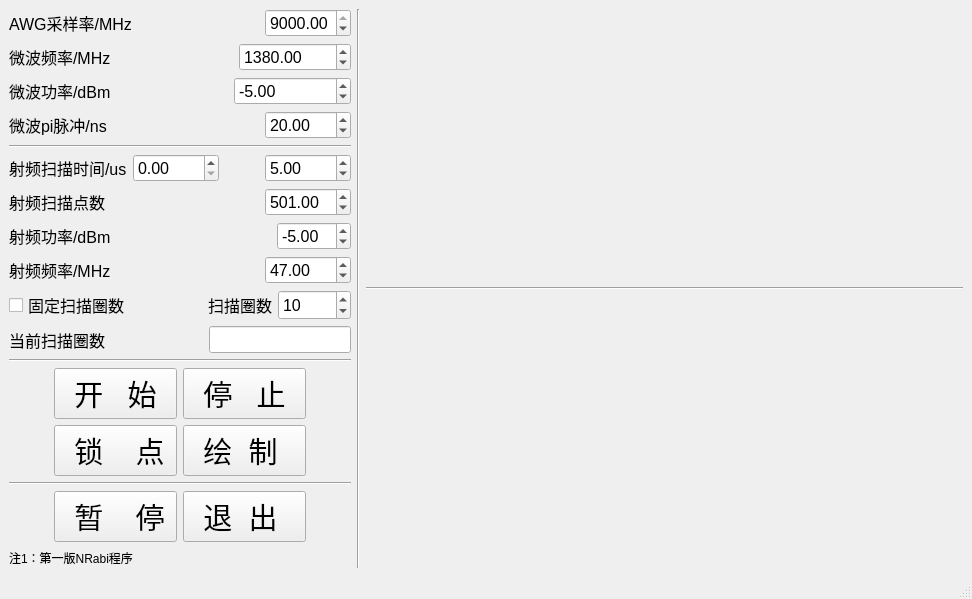
<?xml version="1.0" encoding="UTF-8"?>
<ui version="4.0">
 <class>MainWindow</class>
 <widget class="QMainWindow" name="MainWindow">
  <property name="geometry">
   <rect>
    <x>0</x>
    <y>0</y>
    <width>972</width>
    <height>599</height>
   </rect>
  </property>
  <property name="windowTitle">
   <string>ODMR-AWG-Task-mode-test1</string>
  </property>
  <widget class="QWidget" name="centralwidget">
   <layout class="QHBoxLayout" name="horizontalLayout_10">
    <item>
     <layout class="QHBoxLayout" name="horizontalLayout_9" stretch="0,1,5">
      <item>
       <layout class="QVBoxLayout" name="verticalLayout_2" stretch="2,2,2,2,2,2,2,2,0,2,2,2,2,2,2,2,1,1,1">
        <item>
         <layout class="QHBoxLayout" name="horizontalLayout_15">
          <item>
           <widget class="QLabel" name="label_11">
            <property name="font">
             <font>
              <family>Arial</family>
              <pointsize>12</pointsize>
             </font>
            </property>
            <property name="text">
             <string>AWG采样率/MHz</string>
            </property>
           </widget>
          </item>
          <item>
           <spacer name="horizontalSpacer_16">
            <property name="orientation">
             <enum>Qt::Horizontal</enum>
            </property>
            <property name="sizeHint" stdset="0">
             <size>
              <width>40</width>
              <height>20</height>
             </size>
            </property>
           </spacer>
          </item>
          <item>
           <widget class="QDoubleSpinBox" name="doubleSpinBox_9">
            <property name="sizePolicy">
             <sizepolicy hsizetype="Minimum" vsizetype="Minimum">
              <horstretch>0</horstretch>
              <verstretch>0</verstretch>
             </sizepolicy>
            </property>
            <property name="font">
             <font>
              <family>Arial</family>
              <pointsize>12</pointsize>
             </font>
            </property>
            <property name="maximum">
             <double>9000.000000000000000</double>
            </property>
            <property name="value">
             <double>9000.000000000000000</double>
            </property>
           </widget>
          </item>
         </layout>
        </item>
        <item>
         <layout class="QHBoxLayout" name="horizontalLayout_2" stretch="1,1,1">
          <item>
           <widget class="QLabel" name="label">
            <property name="font">
             <font>
              <family>Arial</family>
              <pointsize>12</pointsize>
              <weight>50</weight>
              <bold>false</bold>
             </font>
            </property>
            <property name="text">
             <string>微波频率/MHz</string>
            </property>
           </widget>
          </item>
          <item>
           <spacer name="horizontalSpacer_7">
            <property name="orientation">
             <enum>Qt::Horizontal</enum>
            </property>
            <property name="sizeType">
             <enum>QSizePolicy::Minimum</enum>
            </property>
            <property name="sizeHint" stdset="0">
             <size>
              <width>40</width>
              <height>20</height>
             </size>
            </property>
           </spacer>
          </item>
          <item>
           <widget class="QDoubleSpinBox" name="doubleSpinBox">
            <property name="sizePolicy">
             <sizepolicy hsizetype="Minimum" vsizetype="Minimum">
              <horstretch>0</horstretch>
              <verstretch>0</verstretch>
             </sizepolicy>
            </property>
            <property name="font">
             <font>
              <family>Arial</family>
              <pointsize>12</pointsize>
             </font>
            </property>
            <property name="maximum">
             <double>4000.000000000000000</double>
            </property>
            <property name="value">
             <double>1380.000000000000000</double>
            </property>
           </widget>
          </item>
         </layout>
        </item>
        <item>
         <layout class="QHBoxLayout" name="horizontalLayout_3" stretch="1,1,1">
          <item>
           <widget class="QLabel" name="label_4">
            <property name="sizePolicy">
             <sizepolicy hsizetype="Fixed" vsizetype="Minimum">
              <horstretch>0</horstretch>
              <verstretch>0</verstretch>
             </sizepolicy>
            </property>
            <property name="font">
             <font>
              <family>Arial</family>
              <pointsize>12</pointsize>
             </font>
            </property>
            <property name="text">
             <string>微波功率/dBm</string>
            </property>
           </widget>
          </item>
          <item>
           <spacer name="horizontalSpacer_10">
            <property name="orientation">
             <enum>Qt::Horizontal</enum>
            </property>
            <property name="sizeHint" stdset="0">
             <size>
              <width>40</width>
              <height>20</height>
             </size>
            </property>
           </spacer>
          </item>
          <item>
           <widget class="QDoubleSpinBox" name="doubleSpinBox_4">
            <property name="sizePolicy">
             <sizepolicy hsizetype="Minimum" vsizetype="Minimum">
              <horstretch>0</horstretch>
              <verstretch>0</verstretch>
             </sizepolicy>
            </property>
            <property name="font">
             <font>
              <family>Arial</family>
              <pointsize>12</pointsize>
             </font>
            </property>
            <property name="minimum">
             <double>-60.000000000000000</double>
            </property>
            <property name="maximum">
             <double>10.000000000000000</double>
            </property>
            <property name="value">
             <double>-5.000000000000000</double>
            </property>
           </widget>
          </item>
         </layout>
        </item>
        <item>
         <layout class="QHBoxLayout" name="horizontalLayout_8">
          <item>
           <widget class="QLabel" name="label_3">
            <property name="font">
             <font>
              <family>Arial</family>
              <pointsize>12</pointsize>
             </font>
            </property>
            <property name="text">
             <string>微波pi脉冲/ns</string>
            </property>
           </widget>
          </item>
          <item>
           <spacer name="horizontalSpacer_9">
            <property name="orientation">
             <enum>Qt::Horizontal</enum>
            </property>
            <property name="sizeHint" stdset="0">
             <size>
              <width>40</width>
              <height>20</height>
             </size>
            </property>
           </spacer>
          </item>
          <item>
           <widget class="QDoubleSpinBox" name="doubleSpinBox_5">
            <property name="sizePolicy">
             <sizepolicy hsizetype="Minimum" vsizetype="Minimum">
              <horstretch>0</horstretch>
              <verstretch>0</verstretch>
             </sizepolicy>
            </property>
            <property name="font">
             <font>
              <family>Arial</family>
              <pointsize>12</pointsize>
             </font>
            </property>
            <property name="maximum">
             <double>1000.000000000000000</double>
            </property>
            <property name="singleStep">
             <double>0.001000000000000</double>
            </property>
            <property name="value">
             <double>20.000000000000000</double>
            </property>
           </widget>
          </item>
         </layout>
        </item>
        <item>
         <widget class="Line" name="line">
          <property name="orientation">
           <enum>Qt::Horizontal</enum>
          </property>
         </widget>
        </item>
        <item>
         <layout class="QHBoxLayout" name="horizontalLayout">
          <item>
           <widget class="QLabel" name="label_2">
            <property name="sizePolicy">
             <sizepolicy hsizetype="Minimum" vsizetype="Minimum">
              <horstretch>0</horstretch>
              <verstretch>0</verstretch>
             </sizepolicy>
            </property>
            <property name="font">
             <font>
              <family>Arial</family>
              <pointsize>12</pointsize>
             </font>
            </property>
            <property name="text">
             <string>射频扫描时间/us</string>
            </property>
           </widget>
          </item>
          <item>
           <widget class="QDoubleSpinBox" name="doubleSpinBox_3">
            <property name="sizePolicy">
             <sizepolicy hsizetype="Minimum" vsizetype="Minimum">
              <horstretch>0</horstretch>
              <verstretch>0</verstretch>
             </sizepolicy>
            </property>
            <property name="font">
             <font>
              <family>Arial</family>
              <pointsize>12</pointsize>
             </font>
            </property>
            <property name="maximum">
             <double>4000.000000000000000</double>
            </property>
            <property name="value">
             <double>0.000000000000000</double>
            </property>
           </widget>
          </item>
          <item>
           <spacer name="horizontalSpacer_8">
            <property name="orientation">
             <enum>Qt::Horizontal</enum>
            </property>
            <property name="sizeHint" stdset="0">
             <size>
              <width>40</width>
              <height>20</height>
             </size>
            </property>
           </spacer>
          </item>
          <item>
           <widget class="QDoubleSpinBox" name="doubleSpinBox_2">
            <property name="sizePolicy">
             <sizepolicy hsizetype="Minimum" vsizetype="Minimum">
              <horstretch>0</horstretch>
              <verstretch>0</verstretch>
             </sizepolicy>
            </property>
            <property name="font">
             <font>
              <family>Arial</family>
              <pointsize>12</pointsize>
             </font>
            </property>
            <property name="maximum">
             <double>4000.000000000000000</double>
            </property>
            <property name="value">
             <double>5.000000000000000</double>
            </property>
           </widget>
          </item>
         </layout>
        </item>
        <item>
         <layout class="QHBoxLayout" name="horizontalLayout_14">
          <item>
           <widget class="QLabel" name="label_9">
            <property name="font">
             <font>
              <family>Arial</family>
              <pointsize>12</pointsize>
             </font>
            </property>
            <property name="text">
             <string>射频扫描点数</string>
            </property>
           </widget>
          </item>
          <item>
           <spacer name="horizontalSpacer_15">
            <property name="orientation">
             <enum>Qt::Horizontal</enum>
            </property>
            <property name="sizeHint" stdset="0">
             <size>
              <width>40</width>
              <height>20</height>
             </size>
            </property>
           </spacer>
          </item>
          <item>
           <widget class="QDoubleSpinBox" name="doubleSpinBox_8">
            <property name="sizePolicy">
             <sizepolicy hsizetype="Minimum" vsizetype="Minimum">
              <horstretch>0</horstretch>
              <verstretch>0</verstretch>
             </sizepolicy>
            </property>
            <property name="font">
             <font>
              <family>Arial</family>
              <pointsize>12</pointsize>
             </font>
            </property>
            <property name="maximum">
             <double>5000.000000000000000</double>
            </property>
            <property name="value">
             <double>501.000000000000000</double>
            </property>
           </widget>
          </item>
         </layout>
        </item>
        <item>
         <layout class="QHBoxLayout" name="horizontalLayout_12">
          <item>
           <widget class="QLabel" name="label_10">
            <property name="font">
             <font>
              <family>Arial</family>
              <pointsize>12</pointsize>
             </font>
            </property>
            <property name="text">
             <string>射频功率/dBm</string>
            </property>
           </widget>
          </item>
          <item>
           <spacer name="horizontalSpacer_12">
            <property name="orientation">
             <enum>Qt::Horizontal</enum>
            </property>
            <property name="sizeHint" stdset="0">
             <size>
              <width>40</width>
              <height>20</height>
             </size>
            </property>
           </spacer>
          </item>
          <item>
           <widget class="QDoubleSpinBox" name="doubleSpinBox_7">
            <property name="sizePolicy">
             <sizepolicy hsizetype="Minimum" vsizetype="Minimum">
              <horstretch>0</horstretch>
              <verstretch>0</verstretch>
             </sizepolicy>
            </property>
            <property name="font">
             <font>
              <family>Arial</family>
              <pointsize>12</pointsize>
             </font>
            </property>
            <property name="minimum">
             <double>-60.000000000000000</double>
            </property>
            <property name="maximum">
             <double>10.000000000000000</double>
            </property>
            <property name="value">
             <double>-5.000000000000000</double>
            </property>
           </widget>
          </item>
         </layout>
        </item>
        <item>
         <layout class="QHBoxLayout" name="horizontalLayout_11">
          <item>
           <widget class="QLabel" name="label_7">
            <property name="font">
             <font>
              <family>Arial</family>
              <pointsize>12</pointsize>
             </font>
            </property>
            <property name="text">
             <string>射频频率/MHz</string>
            </property>
           </widget>
          </item>
          <item>
           <spacer name="horizontalSpacer_11">
            <property name="orientation">
             <enum>Qt::Horizontal</enum>
            </property>
            <property name="sizeHint" stdset="0">
             <size>
              <width>40</width>
              <height>20</height>
             </size>
            </property>
           </spacer>
          </item>
          <item>
           <widget class="QDoubleSpinBox" name="doubleSpinBox_6">
            <property name="sizePolicy">
             <sizepolicy hsizetype="Minimum" vsizetype="Minimum">
              <horstretch>0</horstretch>
              <verstretch>0</verstretch>
             </sizepolicy>
            </property>
            <property name="font">
             <font>
              <family>Arial</family>
              <pointsize>12</pointsize>
             </font>
            </property>
            <property name="maximum">
             <double>1000.000000000000000</double>
            </property>
            <property name="singleStep">
             <double>0.001000000000000</double>
            </property>
            <property name="value">
             <double>47.000000000000000</double>
            </property>
           </widget>
          </item>
         </layout>
        </item>
        <item>
         <layout class="QHBoxLayout" name="horizontalLayout_5">
          <item>
           <widget class="QCheckBox" name="checkBox">
            <property name="sizePolicy">
             <sizepolicy hsizetype="Minimum" vsizetype="Minimum">
              <horstretch>0</horstretch>
              <verstretch>0</verstretch>
             </sizepolicy>
            </property>
            <property name="font">
             <font>
              <family>Arial</family>
              <pointsize>12</pointsize>
             </font>
            </property>
            <property name="text">
             <string>固定扫描圈数</string>
            </property>
           </widget>
          </item>
          <item>
           <spacer name="horizontalSpacer_2">
            <property name="sizePolicy">
             <sizepolicy hsizetype="Minimum" vsizetype="Minimum">
              <horstretch>0</horstretch>
              <verstretch>0</verstretch>
             </sizepolicy>
            </property>
            <property name="font">
             <font>
              <family>Arial</family>
              <pointsize>12</pointsize>
             </font>
            </property>
            <property name="orientation">
             <enum>Qt::Horizontal</enum>
            </property>
            <property name="sizeHint" stdset="0">
             <size>
              <width>40</width>
              <height>20</height>
             </size>
            </property>
           </spacer>
          </item>
          <item>
           <widget class="QLabel" name="label_5">
            <property name="sizePolicy">
             <sizepolicy hsizetype="Minimum" vsizetype="Minimum">
              <horstretch>0</horstretch>
              <verstretch>0</verstretch>
             </sizepolicy>
            </property>
            <property name="font">
             <font>
              <family>Arial</family>
              <pointsize>12</pointsize>
             </font>
            </property>
            <property name="text">
             <string>扫描圈数</string>
            </property>
           </widget>
          </item>
          <item>
           <widget class="QSpinBox" name="spinBox">
            <property name="sizePolicy">
             <sizepolicy hsizetype="Minimum" vsizetype="Minimum">
              <horstretch>0</horstretch>
              <verstretch>0</verstretch>
             </sizepolicy>
            </property>
            <property name="font">
             <font>
              <family>Arial</family>
              <pointsize>12</pointsize>
             </font>
            </property>
            <property name="minimum">
             <number>1</number>
            </property>
            <property name="maximum">
             <number>10000</number>
            </property>
            <property name="value">
             <number>10</number>
            </property>
           </widget>
          </item>
         </layout>
        </item>
        <item>
         <layout class="QHBoxLayout" name="horizontalLayout_6">
          <item>
           <widget class="QLabel" name="label_6">
            <property name="sizePolicy">
             <sizepolicy hsizetype="Minimum" vsizetype="Minimum">
              <horstretch>0</horstretch>
              <verstretch>0</verstretch>
             </sizepolicy>
            </property>
            <property name="font">
             <font>
              <family>Arial</family>
              <pointsize>12</pointsize>
             </font>
            </property>
            <property name="text">
             <string>当前扫描圈数</string>
            </property>
           </widget>
          </item>
          <item>
           <spacer name="horizontalSpacer_4">
            <property name="orientation">
             <enum>Qt::Horizontal</enum>
            </property>
            <property name="sizeHint" stdset="0">
             <size>
              <width>40</width>
              <height>20</height>
             </size>
            </property>
           </spacer>
          </item>
          <item>
           <widget class="QLineEdit" name="lineEdit">
            <property name="sizePolicy">
             <sizepolicy hsizetype="Minimum" vsizetype="Minimum">
              <horstretch>0</horstretch>
              <verstretch>0</verstretch>
             </sizepolicy>
            </property>
            <property name="font">
             <font>
              <family>Arial</family>
              <pointsize>12</pointsize>
             </font>
            </property>
           </widget>
          </item>
         </layout>
        </item>
        <item>
         <widget class="Line" name="line_2">
          <property name="orientation">
           <enum>Qt::Horizontal</enum>
          </property>
         </widget>
        </item>
        <item>
         <layout class="QHBoxLayout" name="horizontalLayout_4">
          <item>
           <spacer name="horizontalSpacer">
            <property name="orientation">
             <enum>Qt::Horizontal</enum>
            </property>
            <property name="sizeHint" stdset="0">
             <size>
              <width>40</width>
              <height>20</height>
             </size>
            </property>
           </spacer>
          </item>
          <item>
           <widget class="QPushButton" name="pushButton">
            <property name="sizePolicy">
             <sizepolicy hsizetype="Fixed" vsizetype="Minimum">
              <horstretch>22</horstretch>
              <verstretch>0</verstretch>
             </sizepolicy>
            </property>
            <property name="font">
             <font>
              <family>Arial</family>
              <pointsize>22</pointsize>
             </font>
            </property>
            <property name="text">
             <string>  开   始  </string>
            </property>
           </widget>
          </item>
          <item>
           <widget class="QPushButton" name="pushButton_2">
            <property name="sizePolicy">
             <sizepolicy hsizetype="Fixed" vsizetype="Minimum">
              <horstretch>22</horstretch>
              <verstretch>0</verstretch>
             </sizepolicy>
            </property>
            <property name="font">
             <font>
              <family>Arial</family>
              <pointsize>22</pointsize>
             </font>
            </property>
            <property name="text">
             <string>  停   止  </string>
            </property>
           </widget>
          </item>
          <item>
           <spacer name="horizontalSpacer_3">
            <property name="orientation">
             <enum>Qt::Horizontal</enum>
            </property>
            <property name="sizeHint" stdset="0">
             <size>
              <width>40</width>
              <height>20</height>
             </size>
            </property>
           </spacer>
          </item>
         </layout>
        </item>
        <item>
         <layout class="QHBoxLayout" name="horizontalLayout_7">
          <item>
           <spacer name="horizontalSpacer_5">
            <property name="orientation">
             <enum>Qt::Horizontal</enum>
            </property>
            <property name="sizeHint" stdset="0">
             <size>
              <width>40</width>
              <height>20</height>
             </size>
            </property>
           </spacer>
          </item>
          <item>
           <widget class="QPushButton" name="pushButton_3">
            <property name="sizePolicy">
             <sizepolicy hsizetype="Minimum" vsizetype="Minimum">
              <horstretch>0</horstretch>
              <verstretch>0</verstretch>
             </sizepolicy>
            </property>
            <property name="font">
             <font>
              <family>Arial</family>
              <pointsize>22</pointsize>
             </font>
            </property>
            <property name="text">
             <string>  锁    点 </string>
            </property>
           </widget>
          </item>
          <item>
           <widget class="QPushButton" name="pushButton_4">
            <property name="sizePolicy">
             <sizepolicy hsizetype="Minimum" vsizetype="Minimum">
              <horstretch>0</horstretch>
              <verstretch>0</verstretch>
             </sizepolicy>
            </property>
            <property name="font">
             <font>
              <family>Arial</family>
              <pointsize>22</pointsize>
             </font>
            </property>
            <property name="text">
             <string>  绘  制   </string>
            </property>
           </widget>
          </item>
          <item>
           <spacer name="horizontalSpacer_6">
            <property name="orientation">
             <enum>Qt::Horizontal</enum>
            </property>
            <property name="sizeHint" stdset="0">
             <size>
              <width>40</width>
              <height>20</height>
             </size>
            </property>
           </spacer>
          </item>
         </layout>
        </item>
        <item>
         <widget class="Line" name="line_3">
          <property name="orientation">
           <enum>Qt::Horizontal</enum>
          </property>
         </widget>
        </item>
        <item>
         <layout class="QHBoxLayout" name="horizontalLayout_13">
          <item>
           <spacer name="horizontalSpacer_13">
            <property name="orientation">
             <enum>Qt::Horizontal</enum>
            </property>
            <property name="sizeHint" stdset="0">
             <size>
              <width>40</width>
              <height>20</height>
             </size>
            </property>
           </spacer>
          </item>
          <item>
           <widget class="QPushButton" name="pushButton_6">
            <property name="sizePolicy">
             <sizepolicy hsizetype="Fixed" vsizetype="Minimum">
              <horstretch>0</horstretch>
              <verstretch>0</verstretch>
             </sizepolicy>
            </property>
            <property name="font">
             <font>
              <family>Arial</family>
              <pointsize>22</pointsize>
             </font>
            </property>
            <property name="text">
             <string>  暂    停 </string>
            </property>
           </widget>
          </item>
          <item>
           <widget class="QPushButton" name="pushButton_5">
            <property name="sizePolicy">
             <sizepolicy hsizetype="Fixed" vsizetype="Minimum">
              <horstretch>0</horstretch>
              <verstretch>0</verstretch>
             </sizepolicy>
            </property>
            <property name="font">
             <font>
              <family>Arial</family>
              <pointsize>22</pointsize>
              <stylestrategy>PreferAntialias</stylestrategy>
             </font>
            </property>
            <property name="text">
             <string>  退  出   </string>
            </property>
           </widget>
          </item>
          <item>
           <spacer name="horizontalSpacer_14">
            <property name="orientation">
             <enum>Qt::Horizontal</enum>
            </property>
            <property name="sizeHint" stdset="0">
             <size>
              <width>40</width>
              <height>20</height>
             </size>
            </property>
           </spacer>
          </item>
         </layout>
        </item>
        <item>
         <spacer name="verticalSpacer_2">
          <property name="orientation">
           <enum>Qt::Vertical</enum>
          </property>
          <property name="sizeHint" stdset="0">
           <size>
            <width>20</width>
            <height>40</height>
           </size>
          </property>
         </spacer>
        </item>
        <item>
         <widget class="QLabel" name="label_8">
          <property name="sizePolicy">
           <sizepolicy hsizetype="Expanding" vsizetype="Expanding">
            <horstretch>0</horstretch>
            <verstretch>0</verstretch>
           </sizepolicy>
          </property>
          <property name="text">
           <string>注1：第一版NRabi程序</string>
          </property>
          <property name="textFormat">
           <enum>Qt::PlainText</enum>
          </property>
          <property name="scaledContents">
           <bool>false</bool>
          </property>
         </widget>
        </item>
        <item>
         <spacer name="verticalSpacer">
          <property name="orientation">
           <enum>Qt::Vertical</enum>
          </property>
          <property name="sizeHint" stdset="0">
           <size>
            <width>20</width>
            <height>40</height>
           </size>
          </property>
         </spacer>
        </item>
       </layout>
      </item>
      <item>
       <widget class="Line" name="line_4">
        <property name="orientation">
         <enum>Qt::Vertical</enum>
        </property>
       </widget>
      </item>
      <item>
       <layout class="QVBoxLayout" name="verticalLayout_7">
        <item>
         <layout class="QVBoxLayout" name="verticalLayout"/>
        </item>
        <item>
         <widget class="Line" name="line_5">
          <property name="orientation">
           <enum>Qt::Horizontal</enum>
          </property>
         </widget>
        </item>
        <item>
         <layout class="QVBoxLayout" name="verticalLayout_6"/>
        </item>
       </layout>
      </item>
     </layout>
    </item>
   </layout>
  </widget>
  <widget class="QStatusBar" name="statusbar"/>
  <action name="actionFrequency">
   <property name="text">
    <string>Frequency</string>
   </property>
  </action>
  <action name="actionRabi">
   <property name="text">
    <string>Rabi</string>
   </property>
  </action>
  <action name="actionT1">
   <property name="text">
    <string>T1</string>
   </property>
  </action>
  <action name="actionHahn_echo">
   <property name="text">
    <string>Hahn_echo</string>
   </property>
  </action>
  <action name="actionRamsey">
   <property name="text">
    <string>Ramsey</string>
   </property>
  </action>
  <action name="actionExit">
   <property name="text">
    <string>Exit</string>
   </property>
  </action>
 </widget>
 <resources/>
 <connections>
  <connection>
   <sender>actionExit</sender>
   <signal>triggered(bool)</signal>
   <receiver>MainWindow</receiver>
   <slot>close()</slot>
   <hints>
    <hint type="sourcelabel">
     <x>-1</x>
     <y>-1</y>
    </hint>
    <hint type="destinationlabel">
     <x>618</x>
     <y>352</y>
    </hint>
   </hints>
  </connection>
 </connections>
</ui>
